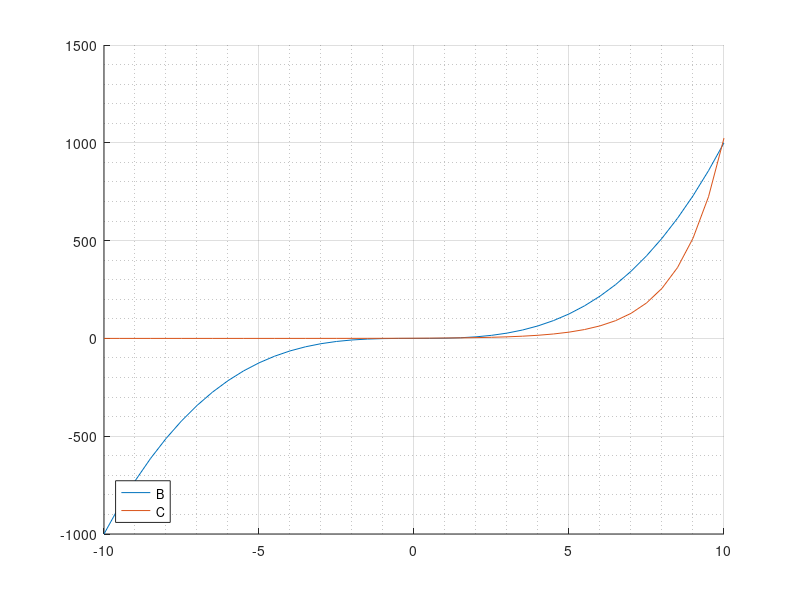

Write the MATLAB code that produced this figure.
clc;
clear;
close all;

% this program will plot command to plot both B and C on the same graph..
% Notice : configure line 34 can affect outputs,

% define Vector A
A = [-10:0.5:10];

% test case [-100 - 100]
% A = [-100:0.5:100];


% create empty vector B , as the same length of vector A
B = zeros(1,length(A));

% use a loop put every elements' cubes from Vector A into  Vector B
for i = [1:length(A)]
    % power function refer how many times pwoer of first argument.
    B(i) = power(A(i), 3);
end %end for

% create empty vector C , as the same length of vector A
C = zeros(size(A));

% use a loop put every elements' 2 power from Vector A into  Vector B
for i = 1:length(A)
    % pow2 function refer 2 times power of argument
    C(i) = pow2(A(i));
end %end for

% enable following to display context of vector C :
% disp(num2str(C));

% call following function to generate result. 
% if not required , disable following function !

% q1ResultGenerater(A,C);

close all;

% displays the major grid lines for the current axes or chart returned by the gca command. Major grid lines extend from each tick mark.
grid on;  

%  toggles the visibility of the minor grid lines. Minor grid lines lie between the tick marks. Not all types of charts support minor grid lines.
grid minor;

hold on; % display plots on the same window for now

% plot a draw use VECTOR A 's value as X-asis
plot(A,B);
plot(A,C);

% add label
legend({'B','C'},'Location','southwest')

hold off; % turn off plotting on the same window. 

